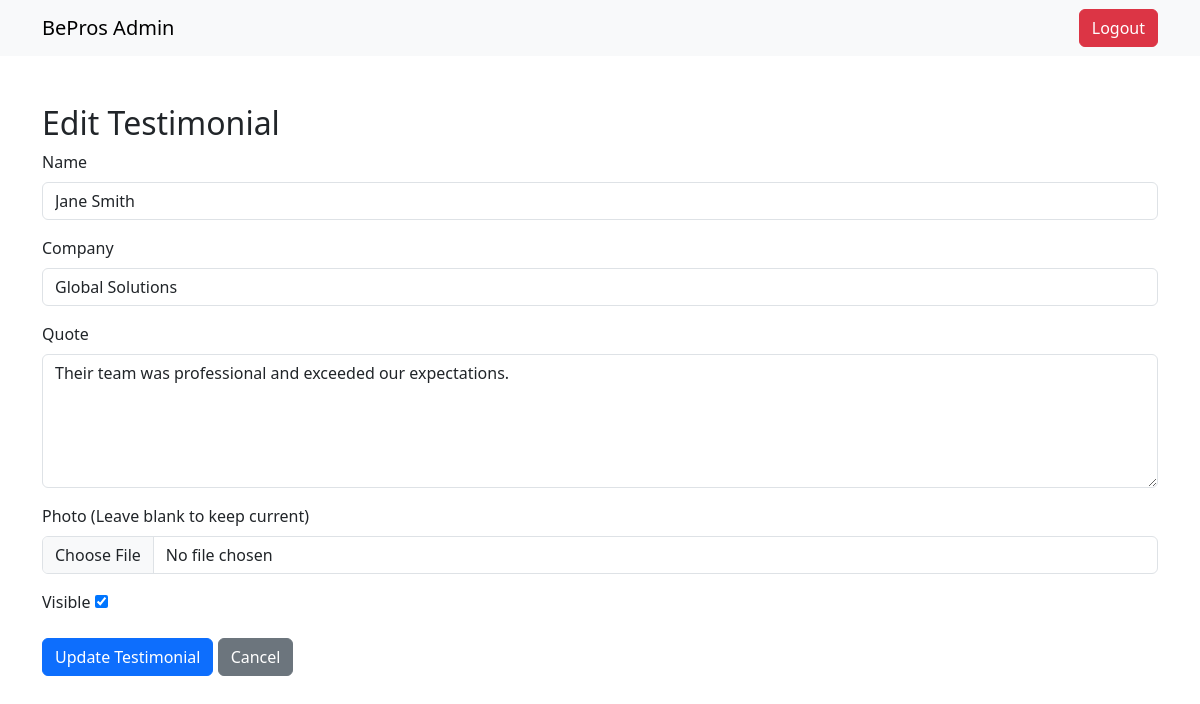
/admin/testimonials/edit.php?id=2 (signed in), run on the app's committed database.
### tables this page shows
CREATE TABLE testimonials (
    id INT AUTO_INCREMENT PRIMARY KEY,
    name VARCHAR(255) NOT NULL,
    company VARCHAR(255),
    quote TEXT NOT NULL,
    is_visible BOOLEAN DEFAULT 1,
    created_at TIMESTAMP DEFAULT CURRENT_TIMESTAMP
);

### admin/testimonials/edit.php (the view, shortened to what this page needs)
<?php
require_once '../../config/db.php';
$id = isset($_GET['id']) ? filter_var($_GET['id'], FILTER_SANITIZE_NUMBER_INT) : 0;
$testimonial = null;
try {
    $stmt = $pdo->prepare("SELECT * FROM testimonials WHERE id = ?");
    $stmt->execute([$id]);
    $testimonial = $stmt->fetch(PDO::FETCH_ASSOC);
} catch (PDOException $e) {
    $error = "Failed to fetch testimonial: " . $e->getMessage();
}
?>
<!DOCTYPE html>
<html lang="en">
<head>
    <link href="https://cdn.jsdelivr.net/npm/bootstrap@5.3.0/dist/css/bootstrap.min.css" rel="stylesheet">
</head>
<body>
    <nav class="navbar navbar-expand-lg navbar-light bg-light">
        <div class="container">
            <a class="navbar-brand" href="../dashboard.php">BePros Admin</a>
            <div class="ms-auto">
                <a href="../logout.php" class="btn btn-danger">Logout</a>
            </div>
        </div>
    </nav>
    <div class="container mt-5">
        <h2>Edit Testimonial</h2>
        <?php if ($testimonial): ?>
            <form method="POST" enctype="multipart/form-data">
                <div class="mb-3">
                    <label for="name" class="form-label">Name</label>
                    <input type="text" class="form-control" id="name" name="name" value="<?php echo htmlspecialchars($testimonial['name']); ?>" required>
                </div>
                <div class="mb-3">
                    <label for="company" class="form-label">Company</label>
                    <input type="text" class="form-control" id="company" name="company" value="<?php echo htmlspecialchars($testimonial['company']); ?>">
                </div>
                <div class="mb-3">
                    <label for="quote" class="form-label">Quote</label>
                    <textarea class="form-control" id="quote" name="quote" rows="5" required><?php echo htmlspecialchars($testimonial['quote']); ?></textarea>
                </div>
                <div class="mb-3">
                    <label for="photo" class="form-label">Photo (Leave blank to keep current)</label>
                    <input type="file" class="form-control" id="photo" name="photo" accept="image/*">
                </div>
                <div class="mb-3">
                    <label for="is_visible" class="form-label">Visible</label>
                    <input type="checkbox" id="is_visible" name="is_visible" <?php echo $testimonial['is_visible'] ? 'checked' : ''; ?>>
                </div>
                <button type="submit" class="btn btn-primary">Update Testimonial</button>
                <a href="manage.php" class="btn btn-secondary">Cancel</a>
            </form>
        <?php endif; ?>
    </div>
</body>
</html>

### data on the page
testimonials: name "Jane Smith", company "Global Solutions", quote "Their team was professional and exceeded our expectations.", is_visible "☑"
